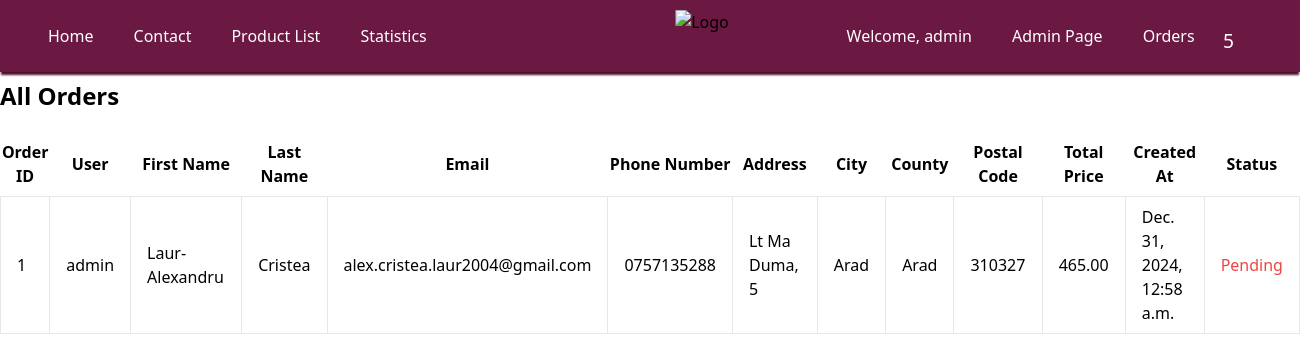
The page /orders/ (signed in) on the database as committed earlier.
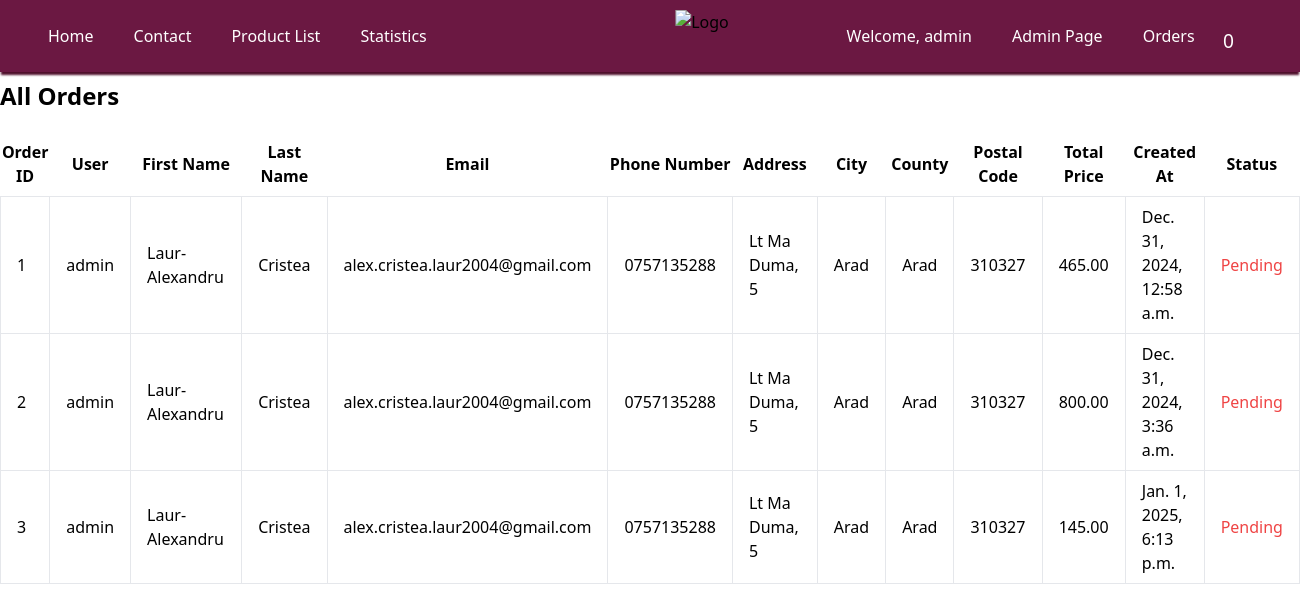
The same page on the database as committed later.
### my_app/models.py (models this page shows, shortened)
class Order(models.Model):
    user = models.ForeignKey(User, on_delete=models.CASCADE)
    created_at = models.DateTimeField(default=timezone.now)
    first_name = models.CharField(max_length=30,default='')
    last_name = models.CharField(max_length=30,default='')
    email = models.EmailField(max_length=254, default='')
    phone_number = models.CharField(max_length=15, default='')
    address = models.CharField(max_length=255 , null=True)
    city = models.CharField(max_length=100, null=True)
    county = models.CharField(max_length=100, default='')
    postal_code = models.CharField(max_length=6, null=True)
    total_price = models.DecimalField(max_digits=10, decimal_places=2)
    status = models.CharField(max_length=20, default='Pending')
    wines = models.ManyToManyField(Wines, through='OrderItem', related_name='orders')
    spirits = models.ManyToManyField(Spirits, through='OrderItem', related_name='orders')

### my_app/views.py (the view)
# urls.py: path('orders/', views.orders, name='orders'),
@staff_member_required
def orders(request):
    orders = Order.objects.all()
    return render(request, 'my_app/orders.html', {'orders': orders})

### my_app/context_processors.py (called while the page is built)
def cart_item_count(request):
    if request.user.is_authenticated:
        cart_items = CartItem.objects.filter(cart__user=request.user)
        return {'cart_item_count': cart_items.count()}
    return {'cart_item_count': 0}

### templates/my_app/orders.html (shortened to what this page needs)
<!DOCTYPE html>
<html lang="en">
<head>
    <link href="https://cdn.jsdelivr.net/npm/tailwindcss@2.2.19/dist/tailwind.min.css" rel="stylesheet">
</head>
<body>
    {% include 'my_app/header.html' %}
    <div class=" mx-auto content">
        <h1 class="text-2xl font-bold mb-5">All Orders</h1>
        <table class="min-w-full bg-white">
            <thead>
                <tr>
                    <th class="py-2 cursor-pointer" id="order-id-header">Order ID</th>
                    <th class="py-2">User</th>
                    <th class="py-2">First Name</th>
                    <th class="py-2">Last Name</th>
                    <th class="py-2">Email</th>
                    <th class="py-2">Phone Number</th>
                    <th class="py-2">Address</th>
                    <th class="py-2">City</th>
                    <th class="py-2">County</th>
                    <th class="py-2">Postal Code</th>
                    <th class="py-2 cursor-pointer" id="total-price-header">Total Price</th>
                    <th class="py-2">Created At</th>
                    <th class="py-2 cursor-pointer" id="status-header">Status</th>
                </tr>
            </thead>
            <tbody id="orders-body">
                {% for order in orders %}
                <tr>
                    <td class="border px-4 py-2 order-id cursor-pointer" data-order-id="{{ order.id }}">{{ order.id }}</td>
                    <td class="border px-4 py-2">{{ order.user.username }}</td>
                    <td class="border px-4 py-2">{{ order.first_name }}</td>
                    <td class="border px-4 py-2">{{ order.last_name }}</td>
                    <td class="border px-4 py-2">{{ order.email }}</td>
                    <td class="border px-4 py-2">{{ order.phone_number }}</td>
                    <td class="border px-4 py-2">{{ order.address }}</td>
                    <td class="border px-4 py-2">{{ order.city }}</td>
                    <td class="border px-4 py-2">{{ order.county }}</td>
                    <td class="border px-4 py-2">{{ order.postal_code }}</td>
                    <td class="border px-4 py-2">{{ order.total_price }}</td>
                    <td class="border px-4 py-2">{{ order.created_at }}</td>
                    <td class="border px-4 py-2 {% if order.status == 'Pending' %}text-red-500{% elif order.status == 'Done' %}text-green-500{% endif %}">{{ order.status }}</td>
                </tr>
                {% endfor %}
            </tbody>
        </table>
    </div>
</body>
</html>

### templates/my_app/header.html (shortened to what this page needs)
{% load static %}
    <header class="header">
        <div class="links">
            <nav class="flex items-center justify-between relative">
                <div class="hidden lg:flex lg:items-center lg:space-x-10 lg:-ml-20">
                    <a href="/home" title="" class="headerlinks"> Home </a>
                    <a href="/home/contact" title="" class="headerlinks"> Contact </a>
                    <a href="/home/product_list" title="" class="headerlinks"> Product List </a>
                    {% if user.is_staff %}
                        <a href="/home/statistics" title="" class="headerlinks"> Statistics </a>
                    {% endif %}
                </div>
                <div class="absolute left-1/2 transform -translate-x-1/2">
                    <a href="/home">
                        <img class="imageheadersize" src="{% static 'images/logo.png' %}" alt="Logo" />
                    </a>
                </div>
                <div class="hidden lg:flex lg:items-center lg:space-x-10 lg:-mr-20">
                    {% if user.is_authenticated %}
                    <a href="{% url 'profile_view' %}" title="" class="headerlinks">
                        <span class="headerlinks">Welcome, {{ user.username }}</span>
                    </a>
                        {% if user.is_staff %}
                            <a href="/admin" title="" class="headerlinks">Admin Page</a>
                            <a href="/orders/" title="" class="headerlinks"> Orders </a>
                        {% endif %}
                        <a href="{% url 'cart_view' %}" class="headerlinks cart-link">
                            <span class="cartlogo"><span class="cart-count">{{ cart_item_count }}</span></span>
                        </a>
                    {% else %}
                        <a href="{% url 'login' %}?next={{ request.path }}" title="" class="headerlinks"> Log in </a>
                        <a href="{% url 'signup' %}?next={{ request.path }}" title="" class="headerlinks"> Sign up </a>
                    {% endif %}
                </div>
            </nav>
        </div>
    </header>

Rows that differ between the two databases and show on the page:
added Order: id "2", user.username "admin", first_name "Laur-Alexandru", last_name "Cristea", email "alex.cristea.laur2004@gmail.com", phone_number "0757135288", address "Lt Ma Duma, 5", city "Arad", county "Arad", postal_code "310327", total_price "800.00", created_at "Dec. 31, 2024, 3:36 a.m.", status "Pending"
added Order: id "3", user.username "admin", first_name "Laur-Alexandru", last_name "Cristea", email "alex.cristea.laur2004@gmail.com", phone_number "0757135288", address "Lt Ma Duma, 5", city "Arad", county "Arad", postal_code "310327", total_price "145.00", created_at "Jan. 1, 2025, 6:13 p.m.", status "Pending"
Other text that changed with them:
{{ cart_item_count }}: "5" → "0"
